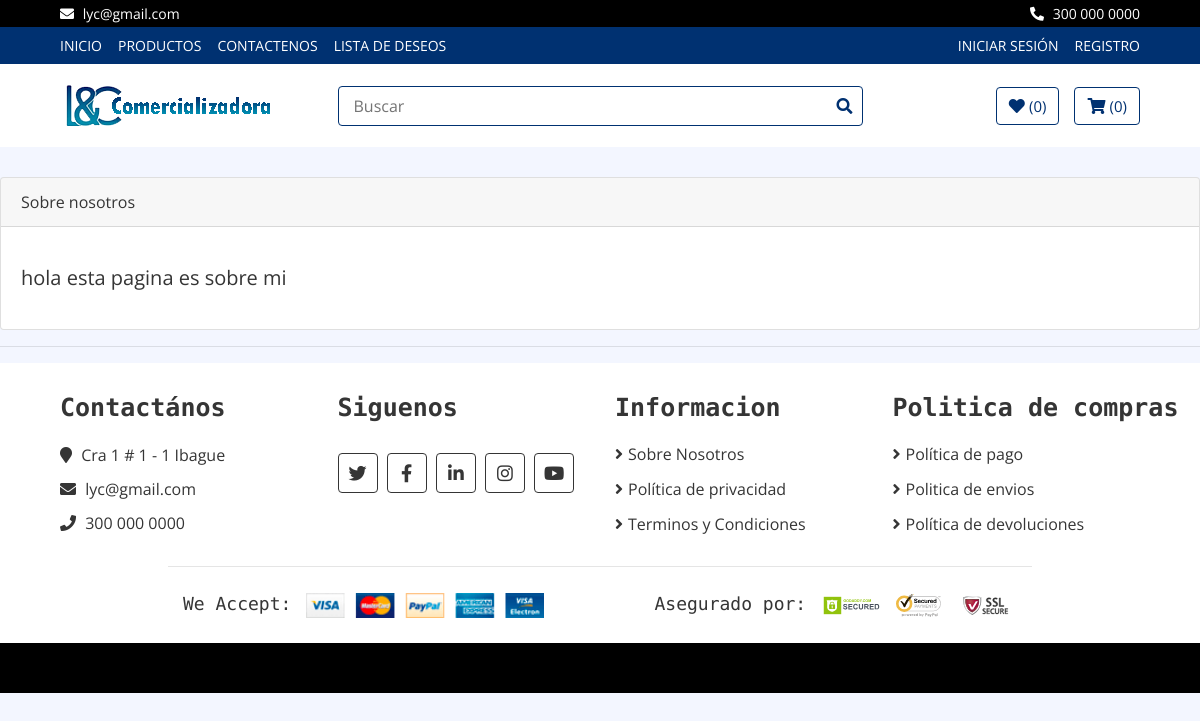
/politicas/sobre-nosotros/, run on the app's committed database.
### politicas/models.py (models this page shows, shortened)
class CorreoEmpresa(models.Model):
    direccion = models.CharField(max_length=100)
    correo = models.EmailField(unique=True)
    telefono = models.CharField(max_length=20)

class Acercade(models.Model):
    titulo = models.CharField(max_length=50)
    contenido = RichTextField()

### politicas/views.py (the view)
# urls.py: path('sobre-nosotros/', views.aboutme, name='sobre-nosotros'),
def aboutme(request):
    sobrenosotros = Acercade.objects.all()
    return render(request, 'politicas/sobre_nosotros.html',{'sobrenosotros':sobrenosotros})

### core/context_processors.py (called while the page is built)
def correo_empresa(request):
    correo_empresa = CorreoEmpresa.objects.first()
    return {'correo_empresa': correo_empresa}

### politicas/templates/politicas/sobre_nosotros.html (shortened to what this page needs)
{% extends 'core/base.html'%}
{% load static %}
{% block content%}
    {%for sobrenosotro in sobrenosotros%}
        <div class="card">
            <div class="card-header">{{sobrenosotro.titulo}}</div>
            <div class="card-body">
                <blockquote class="blockquote mb-0">
                    <p>{{sobrenosotro.contenido | safe}}</p>
                </blockquote>
            </div>
        </div>
    {%endfor%}
{% endblock %}

### core/templates/core/base.html (shortened to what this page needs)
<!DOCTYPE html>
<html lang="es">
<head>
  {% load static %}
  <link rel="stylesheet" href="https://cdnjs.cloudflare.com/ajax/libs/font-awesome/5.15.3/css/all.min.css">
  <link href="https://stackpath.bootstrapcdn.com/bootstrap/4.4.1/css/bootstrap.min.css" rel="stylesheet" />
  <link href="https://cdnjs.cloudflare.com/ajax/libs/font-awesome/5.10.0/css/all.min.css" rel="stylesheet" />
  <link href="{% static 'core/css/mainstyle.css' %}" rel="stylesheet" />
  <link rel="stylesheet" href="{% static 'lib/slick/slick.css' %}" type="text/css">
  <link rel="stylesheet" href="{% static 'lib/slick/slick-theme.css' %}" type="text/css">
</head>
  <body>
    <div class="top-bar">
      <div class="container-fluid">
        <div class="row">
          <div class="col-sm-6">
            <i class="fa fa-envelope"></i>
            {{ correo_empresa.correo }}
          </div>
          <div class="col-sm-6">
            <i class="fa fa-phone-alt"></i>
            {{ correo_empresa.telefono }}
          </div>
        </div>
      </div>
    </div>
    <div class="nav">
      <div class="container-fluid">
        <nav class="navbar navbar-expand-md bg-dark navbar-dark">
          <div class="collapse navbar-collapse justify-content-between" id="navbarCollapse">
            <div class="navbar-nav mr-auto">
              <a href="{% url 'home' %}" class="nav-item nav-link">Inicio</a>
              <a href="{% url 'product_list' %}" class="nav-item nav-link">Productos</a>
              <a href="{% url 'contact' %}" class="nav-item nav-link">Contactenos</a>
              <a href="{% url 'wishlist' %}" class="nav-item nav-link">Lista de Deseos</a>
            </div>
            <div class="navbar-nav ml-auto">
              {% if not request.user.is_authenticated %}
                <li class="nav-item">
                  <a class="nav-link" href="{% url 'login' %}">Iniciar sesión</a>
                </li>
                <li class="nav-item">
                  <a class="nav-link" href="{% url 'signup' %}">Registro</a>
                </li>
              {% endif %}
            </div>
          </div>
        </nav>
      </div>
    </div>
    <header class="masthead">
      <div class="bottom-bar">
        <div class="container-fluid">
          <div class="row align-items-center">
            <div class="col-md-3">
              <div class="logo">
                <a href="{% url 'home' %}">
                  <img src="/static/core/img/logo.png" alt="Logo" />
                </a>
              </div>
            </div>
            <div class="col-md-6">
              <div class="search">
                <input type="text" placeholder="Buscar" />
                <button><i class="fa fa-search"></i></button>
              </div>
            </div>
            <div class="col-md-3">
              <div class="user">
                <a href="{% url 'wishlist' %}" class="btn wishlist">
                  <i class="fa fa-heart"></i>
                  <span>(0)</span>
                </a>
                <a href="{% url 'cart' %}" class="btn cart">
                  <i class="fa fa-shopping-cart"></i>
                  <span>({{ request.session.cart|length }})</span>
                </a>
              </div>
            </div>
          </div>
        </div>
      </div>
    </header>
    {% block content%}
    {% endblock%}
    {% if request.path != "/" %}
    <hr />
    {% endif %}
    <div class="footer_container">
      <div class="footer">
        <div class="container-fluid">
          <div class="row">
            <div class="col-lg-3 col-md-6">
              <div class="footer-widget">
                <h2>Contactános</h2>
                <div class="contact-info">
                  <p>
                    <i class="fa fa-map-marker"></i> {{ correo_empresa.direccion }}
                  </p>
                  <p>
                    <i class="fa fa-envelope"></i>
                    <a href="mailto:{{ correo_empresa.correo }}" target="_blank"
                      style="color: #353535; text-decoration: none;">{{ correo_empresa.correo }}</a>
                  </p>
                  <p><i class="fa fa-phone"></i> {{ correo_empresa.telefono }}</p>
                </div>
              </div>
            </div>
            <div class="col-lg-3 col-md-6">
              <div class="footer-widget">
                <h2>Siguenos</h2>
                <div class="contact-info">
                  <div class="social">
                    <a href="https://twitter.com/" target="_blank"><i class="fab fa-twitter"></i></a>
                    <a href="https://www.facebook.com/" target="_blank"><i class="fab fa-facebook-f"></i></a>
                    <a href="https://www.linkedin.com/" target="_blank"><i class="fab fa-linkedin-in"></i></a>
                    <a href="https://www.instagram.com/" target="_blank"><i class="fab fa-instagram"></i></a>
                    <a href="https://www.youtube.com/" target="_blank"><i class="fab fa-youtube"></i></a>
                  </div>
                </div>
              </div>
            </div>
            <div class="col-lg-3 col-md-6">
              <div class="footer-widget">
                <h2>Informacion</h2>
                <ul>
                  <li><a href="{% url 'sobre-nosotros' %}">Sobre Nosotros</a></li>
                  <li><a href="{% url 'politica-privacidad' %}">Política de privacidad</a></li>
                  <li><a href="{% url 'terminos-condiciones' %}">Terminos y Condiciones</a></li>
                </ul>
              </div>
            </div>
            <div class="col-lg-3 col-md-6">
              <div class="footer-widget">
                <h2>Politica de compras</h2>
                <ul>
                  <li><a href="{% url 'politica-pagos' %}">Política de pago</a></li>
                  <li><a href="{% url 'politica-envios' %}">Politica de envios</a></li>
                  <li><a href="{% url 'politica-devoluciones' %}">Política de devoluciones</a></li>
                </ul>
              </div>
            </div>
          </div>
          <div class="row payment align-items-center">
            <div class="col-md-6">
              <div class="payment-method">
                <h2>We Accept:</h2>
                <img src="{% static 'core/img/payment-method.png' %}" alt="Payment Method" />
              </div>
            </div>
            <div class="col-md-6">
              <div class="payment-security">
                <h2>Asegurado por:</h2>
                <img src="{% static 'core/img/godaddy.svg' %}" alt="Payment Security" />
                <img src="{% static 'core/img/norton.svg' %}" alt="Payment Security" />
                <img src="{% static 'core/img/ssl.svg' %}" alt="Payment Security" />
              </div>
            </div>
          </div>
        </div>
      </div>
      <div class="footer-bottom">
      </div>
    </div>
  </body>
</html>

### core/static/core/css/mainstyle.css (style rules this page uses)
body { color: #353535; font-family: 'Open Sans', sans-serif; font-weight: 400; background: #f3f6ff; }
a { color: #003171; }
h2 { font-family: 'Source Code Pro', monospace; font-weight: 700; }
@media (min-width: 992px) { .container-fluid { padding-right: 60px; padding-left: 60px; } }
.btn { color: #003171; background: #ffffff; border: 1px solid #003171; }
.top-bar { padding: 3px 0; font-size: 14px; color: #ffffff; background: #000000; }
.top-bar i { margin-right: 5px; }
.top-bar .col-sm-6:first-child { text-align: left; }
.top-bar .col-sm-6:last-child { text-align: right; }
.nav { position: relative; }
@media (min-width: 992px) { .nav .container-fluid { padding-left: 52px; padding-right: 52px; } }
.nav .navbar { height: 100%; padding: 0; }
@media (min-width: 768px) { .nav, .nav .navbar { background: #003171 !important; } }
@media (min-width: 768px) { .nav .navbar-dark a.nav-link { color: #ffffff; font-size: 14px; text-transform: uppercase; } }
.bottom-bar { padding: 15px 0; background: #ffffff; margin-bottom: 30px; }
.bottom-bar .logo { text-align: left; overflow: hidden; }
.bottom-bar .logo a img { max-height: 60px; }
.bottom-bar .search { width: 100%; }
.bottom-bar .search input[type=text] { width: 100%; height: 40px; padding: 0 15px; color: #666666; border: 1px solid #003171; border-radius: 4px; }
.bottom-bar .search button { position: absolute; width: 40px; height: 38px; top: 1px; right: 16px; padding: 0 15px; border: none; background: none; color: #003171; border-radius: 0 2px 2px 0; }
.bottom-bar .user { font-size: 0; text-align: right; }
.bottom-bar .user .wishlist { margin-right: 15px; }
.bottom-bar .user .cart i, .bottom-bar .user .wishlist i { color: #003171; }
.bottom-bar .user .cart span, .bottom-bar .user .wishlist span { color: #003171; font-size: 15px; }
@media (min-width: 768px) { .bottom-bar { max-height: 90px; } }
.footer { position: relative; padding: 30px 0 0 0; background: #ffffff; }
.footer .footer-widget { position: relative; width: 100%; margin-bottom: 30px; }
.footer .footer-widget h2 { font-size: 25px; white-space: nowrap; margin-bottom: 20px; }
.footer .footer-widget ul { margin: 0; padding: 0; list-style: none; }
.footer .footer-widget ul li { margin-bottom: 12px; }
.footer .footer-widget ul li:last-child { margin-bottom: 0; }
.footer .footer-widget ul li a { color: #353535; white-space: nowrap; display: block; line-height: 23px; transition: all .3s; }
.footer .footer-widget ul li a::before { content: '\f105'; font-family: 'Font Awesome 5 Free'; font-weight: 900; padding-right: 5px; }
.footer .contact-info p { margin-bottom: 10px; font-size: 16px; }
.footer .contact-info p i { margin-right: 5px; }
.footer .social { position: relative; width: 100%; }
.footer .social a { display: inline-block; margin: 10px 5px 0 0; width: 40px; height: 40px; padding: 6px 0; text-align: center; font-size: 18px; color: #353535; border: 1px solid #353535; border-radius: 4px; transition: all .3s; }
.footer .payment { padding-top: 25px; padding-bottom: 25px; border-top: 1px solid rgba(0,0,0,.1); }
@media (min-width: 992px) { .footer .payment { max-width: 80%; margin: 0 auto; } }
.footer .payment-method, .footer .payment-security { overflow: hidden; }
.footer .payment-method { text-align: left; }
.footer .payment-security { text-align: right; }
.footer .payment-method h2, .footer .payment-security h2 { display: inline-block; margin: 0 10px 0 0; font-size: 18px; font-weight: 400; line-height: 22px; }
.footer .payment-method img, .footer .payment-security img { height: 25px; }
.footer-bottom { position: relative; padding: 25px 0; background: #000000; }

### data on the page
CorreoEmpresa: correo "lyc@gmail.com", telefono "300 000 0000", direccion "Cra 1 # 1 - 1 Ibague"
Acercade: titulo "Sobre nosotros", contenido "hola esta pagina es sobre mi"

### other printed values
{{ request.session.cart|length }} "0"
